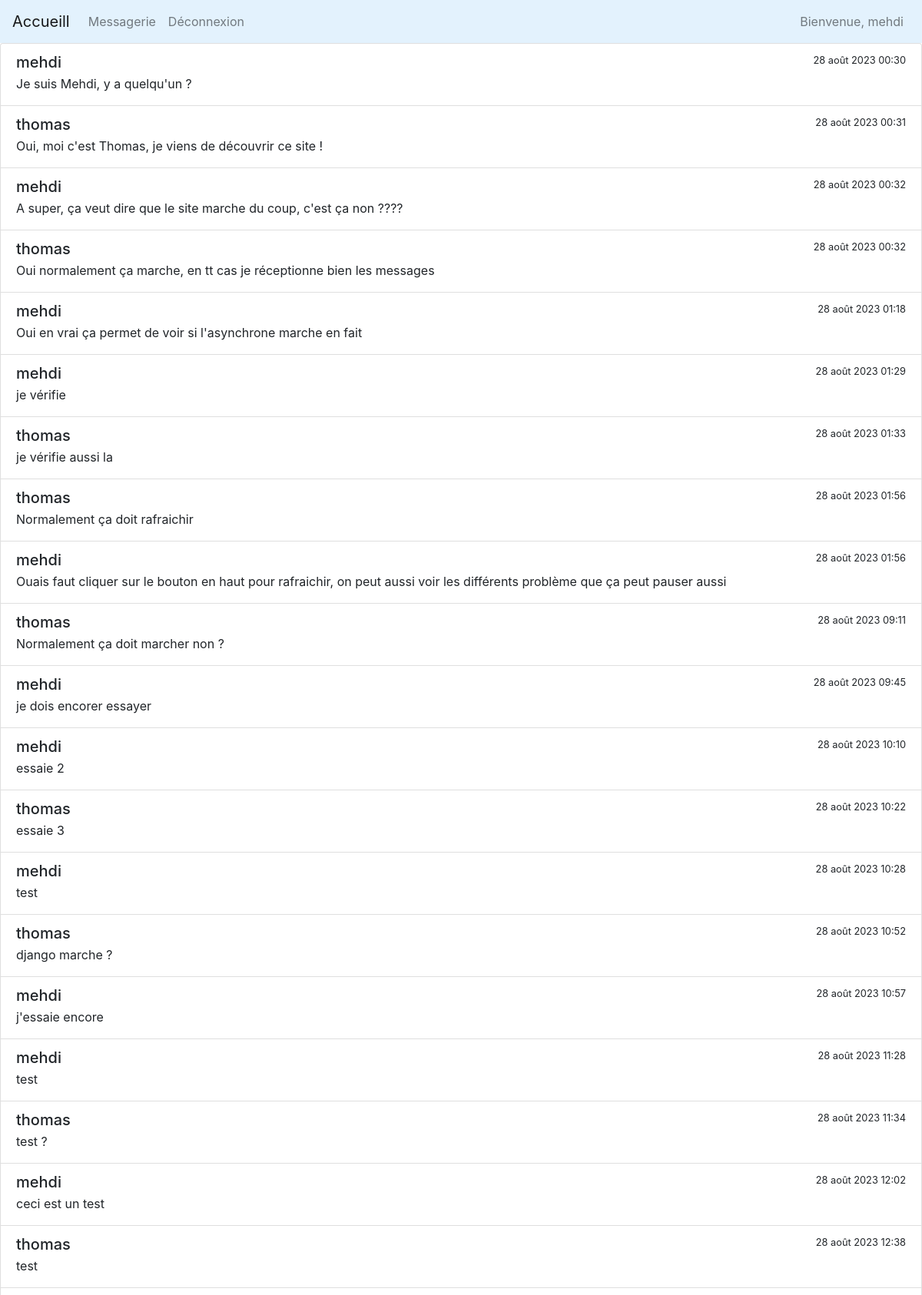
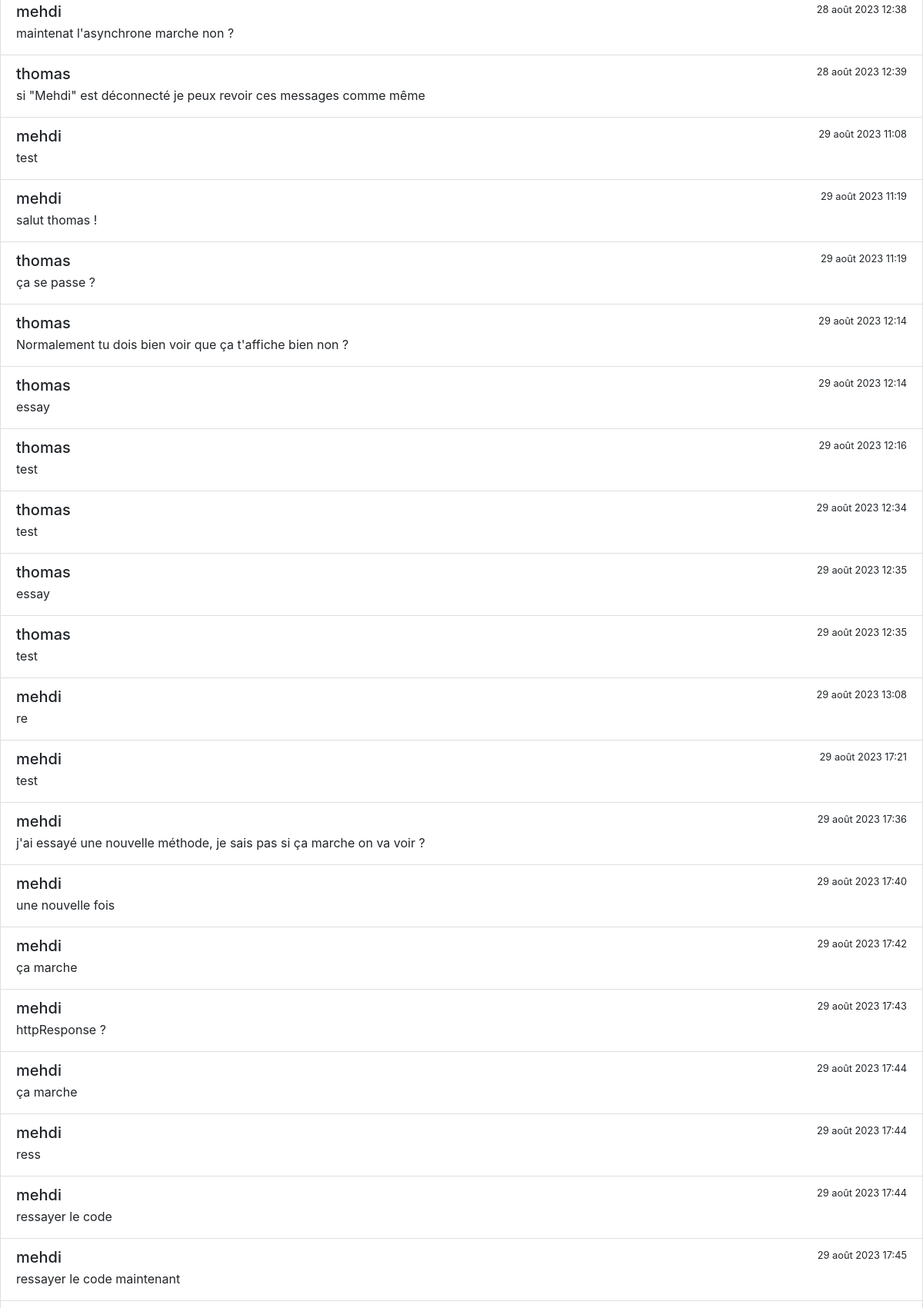
/forum (signed in, upper part), run on the app's committed database (2 pictures, top to bottom).
### main/models.py (models this page shows, shortened)
class ChatMessage(models.Model):
    username=models.CharField(max_length=150)
    message=models.CharField(max_length=500)
    dateMessage=models.DateTimeField(auto_now=False, auto_now_add=True)

### main/views.py (the view)
# urls.py: path("forum",views.forum,name="forum"),
def forum(request):
	messages=ChatMessage.objects.all()
	print("nombre de message ---> ",len(messages))
	return render(request,template_name="forum.html",context={"messages":messages})

### main/templates/forum.html (shortened to what this page needs)
{% include "partials/header.html" with title_page="Accueil"%}
{% include "partials/navbar.html" with title_page="Accueil"%}
{% block content %}
    <div id="toReload">
        {% include 'partials/messageList.html' %}
    </div>
{% endblock %}

### main/templates/partials/navbar.html (shortened to what this page needs)
<nav class="navbar navbar-expand-lg navbar-light" style="background-color: #e3f2fd;">
    <a class="navbar-brand" href="/">Accueill</a>
    <div class="collapse navbar-collapse" id="navbarText">
      <ul class="navbar-nav mr-auto">
        <li class="nav-item">
          <a class="nav-link" href="/forum">Messagerie</a>
        </li>
        {% if user.is_authenticated %}
        <li class="nav-item">
          <a class="nav-link" href="/logout">Déconnexion</a>
        </li>
        {% else %}
        <li class="nav-item">
          <a class="nav-link" href="/login">Connexion</a>
        </li>
        {% endif %}
      </ul>
      <ul class="navbar-nav ms-auto">
        {% if user.is_authenticated %}
        <li class="nav-item">
          <a class="nav-link" href="#">Bienvenue, {{user.username}}</a>
        </li>
        {% endif %}
      </ul>
    </div>
  </nav>

### main/templates/partials/messageList.html (shortened to what this page needs)
<div class="scroll-area-sm">
    <div class="list-group" id="groupMessage">
        {% for message in messages %}
        <a class="list-group-item list-group-item-action " aria-current="true">
            <div class="d-flex w-100 h-25 d-inline-block justify-content-between">
              <h5 class="mb-1">{{message.username}}</h5>
              <small>{{message.dateMessage}}</small>
            </div>
            <p class="mb-1">{{message.message}}</p>
        </a>
        {% endfor %}
    </div>
    </div>

### data on the page
ChatMessage: username "mehdi", dateMessage "28 août 2023 00:30", message "Je suis Mehdi, y a quelqu'un ?"
ChatMessage: username "thomas", dateMessage "28 août 2023 00:31", message "Oui, moi c'est Thomas, je viens de découvrir ce site !"
ChatMessage: username "mehdi", dateMessage "28 août 2023 00:32", message "A super, ça veut dire que le site marche du coup, c'est ça non ????"
ChatMessage: username "thomas", dateMessage "28 août 2023 00:32", message "Oui normalement ça marche, en tt cas je réceptionne bien les messages"
ChatMessage: username "mehdi", dateMessage "28 août 2023 01:18", message "Oui en vrai ça permet de voir si l'asynchrone marche en fait"
ChatMessage: username "mehdi", dateMessage "28 août 2023 01:29", message "je vérifie"
ChatMessage: username "thomas", dateMessage "28 août 2023 01:33", message "je vérifie aussi la"
ChatMessage: username "thomas", dateMessage "28 août 2023 01:56", message "Normalement ça doit rafraichir"
ChatMessage: username "mehdi", dateMessage "28 août 2023 01:56", message "Ouais faut cliquer sur le bouton en haut pour rafraichir, on peut aussi voir les différents problème que ça peut pauser aussi"
ChatMessage: username "thomas", dateMessage "28 août 2023 09:11", message "Normalement ça doit marcher non ?"
ChatMessage: username "mehdi", dateMessage "28 août 2023 09:45", message "je dois encorer essayer"
ChatMessage: username "mehdi", dateMessage "28 août 2023 10:10", message "essaie 2"
ChatMessage: username "thomas", dateMessage "28 août 2023 10:22", message "essaie 3"
ChatMessage: username "mehdi", dateMessage "28 août 2023 10:28", message "test"
ChatMessage: username "thomas", dateMessage "28 août 2023 10:52", message "django marche ?"
ChatMessage: username "mehdi", dateMessage "28 août 2023 10:57", message "j'essaie encore"
ChatMessage: username "mehdi", dateMessage "28 août 2023 11:28", message "test"
ChatMessage: username "thomas", dateMessage "28 août 2023 11:34", message "test ?"
ChatMessage: username "mehdi", dateMessage "28 août 2023 12:02", message "ceci est un test"
ChatMessage: username "thomas", dateMessage "28 août 2023 12:38", message "test"
ChatMessage: username "mehdi", dateMessage "28 août 2023 12:38", message "maintenat l'asynchrone marche non ?"
ChatMessage: username "thomas", dateMessage "28 août 2023 12:39", message "si \"Mehdi\" est déconnecté je peux revoir ces messages comme même"
ChatMessage: username "mehdi", dateMessage "29 août 2023 11:08", message "test"
ChatMessage: username "mehdi", dateMessage "29 août 2023 11:19", message "salut thomas !"
ChatMessage: username "thomas", dateMessage "29 août 2023 11:19", message "ça se passe ?"
ChatMessage: username "thomas", dateMessage "29 août 2023 12:14", message "Normalement tu dois bien voir que ça t'affiche bien non ?"
ChatMessage: username "thomas", dateMessage "29 août 2023 12:14", message "essay"
ChatMessage: username "thomas", dateMessage "29 août 2023 12:16", message "test"
ChatMessage: username "thomas", dateMessage "29 août 2023 12:34", message "test"
ChatMessage: username "thomas", dateMessage "29 août 2023 12:35", message "essay"
ChatMessage: username "thomas", dateMessage "29 août 2023 12:35", message "test"
ChatMessage: username "mehdi", dateMessage "29 août 2023 13:08", message "re"
ChatMessage: username "mehdi", dateMessage "29 août 2023 17:21", message "test"
ChatMessage: username "mehdi", dateMessage "29 août 2023 17:36", message "j'ai essayé une nouvelle méthode, je sais pas si ça marche on va voir ?"
ChatMessage: username "mehdi", dateMessage "29 août 2023 17:40", message "une nouvelle fois"
ChatMessage: username "mehdi", dateMessage "29 août 2023 17:42", message "ça marche"
ChatMessage: username "mehdi", dateMessage "29 août 2023 17:43", message "httpResponse ?"
ChatMessage: username "mehdi", dateMessage "29 août 2023 17:44", message "ça marche"
ChatMessage: username "mehdi", dateMessage "29 août 2023 17:44", message "ress"
ChatMessage: username "mehdi", dateMessage "29 août 2023 17:44", message "ressayer le code"
ChatMessage: username "mehdi", dateMessage "29 août 2023 17:45", message "ressayer le code maintenant"

### other printed values
{{ user.username }} "mehdi"
